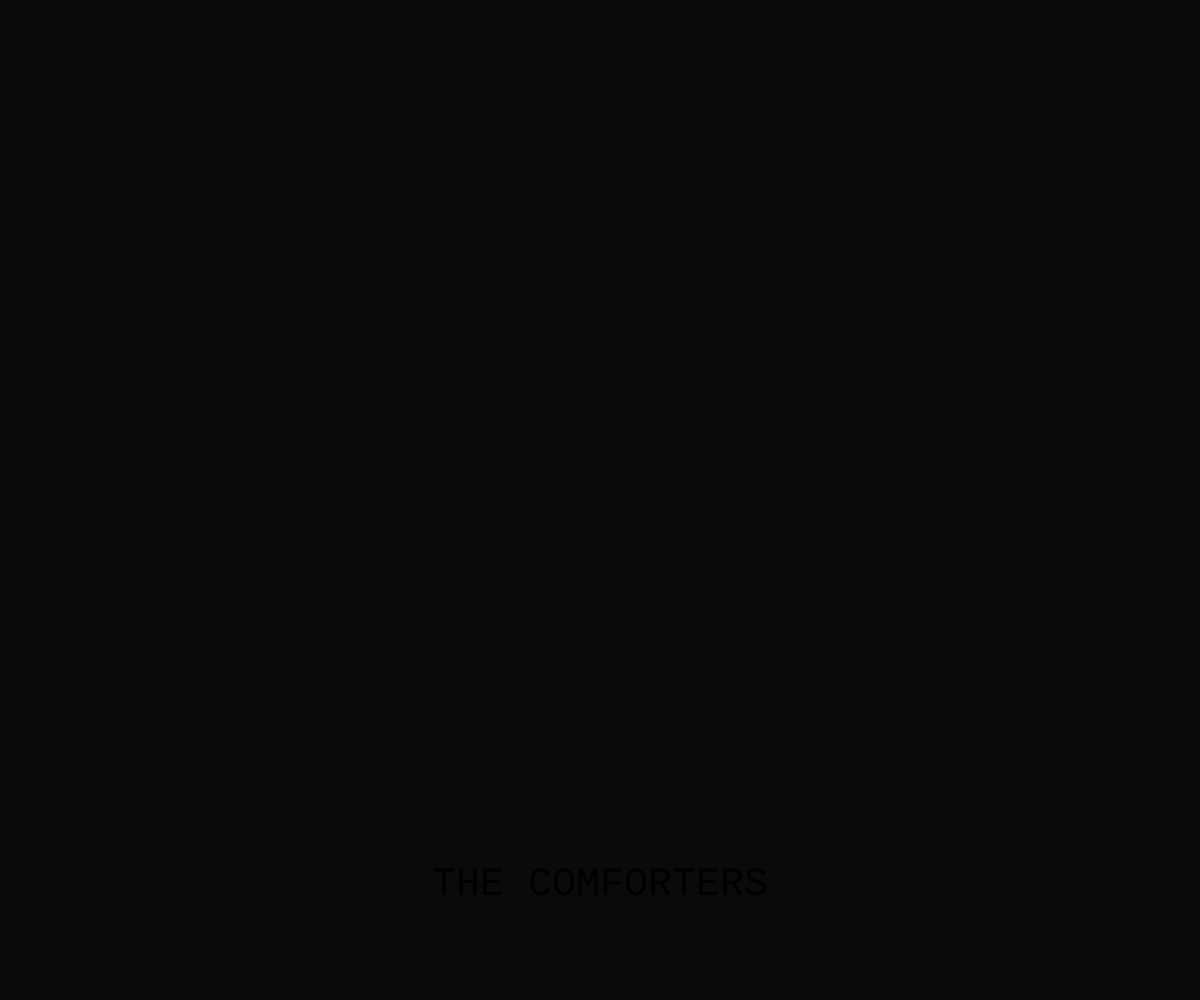
Frame 1 (no input)
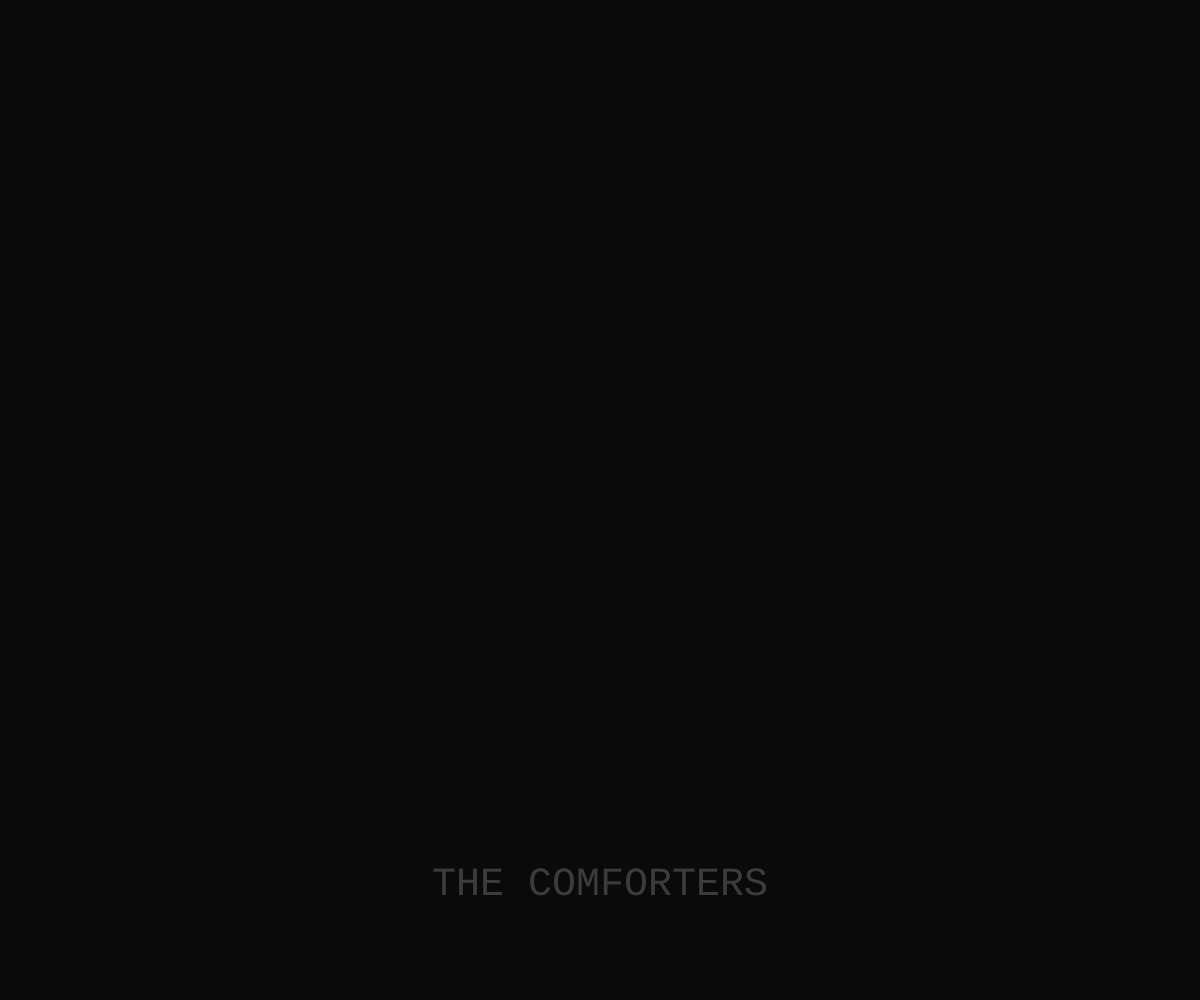
Frame 60 (no input)
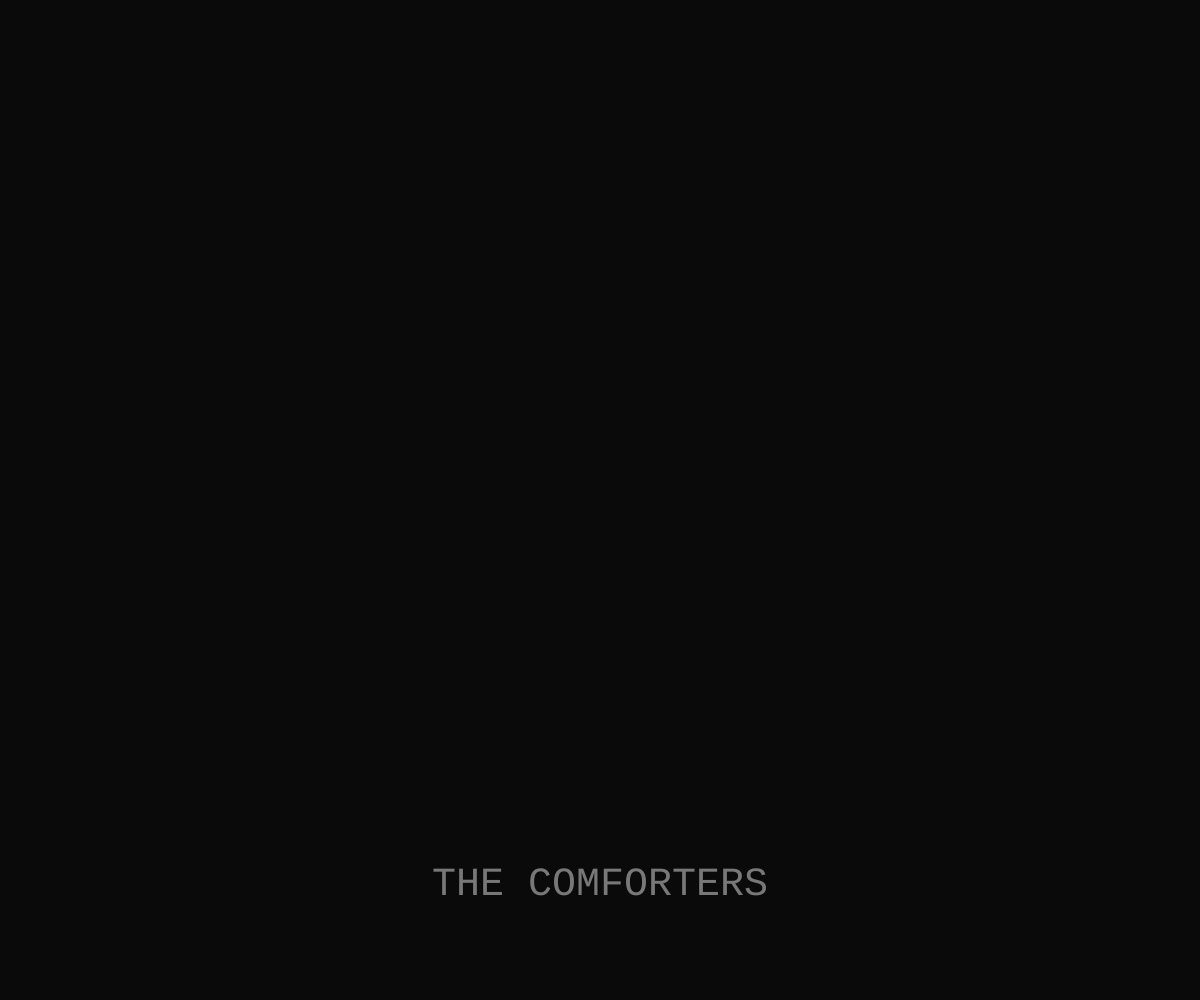
Frame 120 (the mouse pressed at the canvas centre since frame 60)

The p5.js sketch that drew these frames (run headless with seeded random() and noise() and a simulated clock; from frame 60 on, the mouse is pressed at the canvas centre):

// p5.js sketch
// ── sketch.js
var score = [
    
    ['Caroline began to pack her things.', 'She heard loud noises coming from outside her room,', 'again,', 'choice'],
    /* choice1 */ ['so loud she decides to stop and listen;', 'she found her neighbours\' arguments entairtaining.'],
    /* choice2 */ ['but time was running, so she grabbed her notes', 'and left.']
    
]

var choiceScore = ['She stops to listen.', 'She leaves.']
var restScore = [
    [3000, 2000, 100],
    /* choice1 */ [1000, 10000000],
    /* choice2 */ [1000, 10000000]
]

var debugMode = false
if (debugMode) {
    var restScore = [0, 0, 0, 0, 0, 0, 0, 0, 0, 0]
}

var choiceFillR = 100
var choiceFillL = 100
var choice1
var choice2
var choiceMade

var choiceCount = -1
var scoreLine = 0
var scoreCount = 0
var charCount = -1
var hCount = 0

var stopBar = '|'
var stopBarIsLoading = false
var inputAllowed = true

var trsX = 0
var trsY = 0
var yTarget = 0
var textRend = ''
var title = 'THE COMFORTERS'
var titleFill = 0

function setup() {
    createCanvas(windowWidth, windowHeight)
    background(10)
    textSize(20)
    textFont("Courier")
    textAlign(CENTER)
    fill(200)
}

function draw() {
    background(10)
    stopBarAnim()
    if (score[scoreLine][scoreCount] === 'choice') {
        inputAllowed = false
        stopBarIsLoading = true
        choice1 = choiceScore[choiceCount]
        choice2 = choiceScore[choiceCount + 1]
    } else {
        choice1 = ''
        choice2 = ''
    }
    fill(250)
    textSize(40)
    if (frameCount < 240) {
        inputAllowed = false
        titleFill += 1
        fill(titleFill)
        text(title, width/2, height - 80 - (25 * (hCount + 1)))
    } else if (frameCount === 240) {
        inputAllowed = true
    } else {
        text(title, width/2, height - 80 - (25 * (hCount + 1)))
        textSize(20)
        text(textRend + stopBar, width/2, height - 50 - (25 * hCount))
        choiceRender()
    }
}

function windowResized() {
    resizeCanvas(windowWidth, windowHeight)
}


function keyPressed() {
    if (inputAllowed) {
        charCount++
        textRend += score[scoreLine][scoreCount].charAt(charCount)
        if (charCount === score[scoreLine][scoreCount].length - 1) {
            textRend += '\n'
            charCount = -1
            inputAllowed = false
            stopBarIsLoading = true
            setTimeout(function() { 
                inputAllowed = true
                stopBarIsLoading = false
            }, restScore[scoreLine][scoreCount])
            scoreCount++
            hCount++
            if (score[scoreLine][scoreCount] === 'choice') {
                inputAllowed = false
                choiceCount++
            }
        }
    }
    if (score[scoreLine][scoreCount] === 'choice') {
        if (keyCode === RIGHT_ARROW) {
            choiceMade = 'right'
            choiceFillR = 250
            choiceFillL = 100
        }
        if (keyCode === LEFT_ARROW) {
            choiceMade = 'left'
            choiceFillL = 250
            choiceFillR = 100
        }
        if (choiceMade != undefined && keyCode === ENTER) {
            if (choiceMade === 'right') {
                scoreLine += 2
                scoreCount = 0
                inputAllowed = true
                stopBarIsLoading = false
            } else {
                scoreLine++
                scoreCount = 0
                inputAllowed = true
                stopBarIsLoading = false
            }
        }
    }
}

function choiceRender() {
    if (choice1 != undefined && choice2 != undefined) {
        if (score[scoreLine][scoreCount] === 'choice') {
            fill(choiceFillL)
            text(choice1, width/3, height - 25)
            fill(choiceFillR)
            text(choice2, 2*width/3, height - 25)
        }
    }
}

function stopBarAnim() {
    if (stopBarIsLoading) {
        stopBarLoad()
    } else {
        stopBarFlash()
    }
}

function stopBarFlash() {
    if (frameCount % 20 < 10) {
        stopBar = '|'
    } else {
        stopBar = ' '
    }
}

function stopBarLoad() {
    if (frameCount % 20 === 5) {
       stopBar = "\\"
    } else if (frameCount % 20 === 10) {
       stopBar = '|' 
    } else if (frameCount % 20 === 15) {
       stopBar = '/' 
    }else if (frameCount % 20 === 19) {
       stopBar = '-' 
    }
}
// ── scores.js
var debugMode = false
var score = {
    pos: 'root'
    , txt: ['Caroline began to pack her things.', 'She heard loud noises coming from outside her room,', 'again,', 'choice', 'She stops to listen.', 'She leaves']
    , a: {
        pos: 'a'
        , txt: ['loud enough to make her stop and listen.', 'Caroline found her neighbours\' arguments entertaining.', 'There were days when they could go on for hours,', 'about the most insignificant things.', 'They could never seem to just let go.', /* newscene */ 'Caroline ran to find a cab,', 'water splashing on her shoes and dripping down her coat.', 'She had lost far too much time inside.', 'Now it was pouring and she lost her train.', 'There were many miles ahead.', 'Caroline tried to lay her head down', 'even though the driver\'s glances through the mirror made her feel uncofortable.']
        , a: {
            pos: 'aa'
            , txt: ['Fino ad ora hai scelto She stops to listen e a']
            , a: {}
            , b: {}
        }
        , b: {
            pos: 'ab'
            , txt: ['Fino ad ora hai scelto She stops to listen e b']
            , a: {}
            , b: {}
        }
    }
    , b: {
        pos: 'b'
        , txt: ['but time was running, so Caroline grabbed her notes', 'and left.', /* new scene */ 'Her train was right on time.', 'As soon as she took her seat she started drifting:', 'Caroline looked forward to that moment everyday,', 'when she could abandon herself to the sensantions,', 'of her memories,', 'moved uncontrollably,', 'yet so delicate']
        , a: {
            pos: 'ba'
            , txt: ['Fino ad ora hai scelto She leaves e c']
            , a: {}
            , b: {}
        }
        , b: {
            pos: 'bb'
            , txt: ['Fino ad ora hai scelto She leaves e d']
            , a: {}
            , b: {}
        }
    }
}
var restScore = {
    rest: [0, 0, 0]
    , a: {
        rest: []
        , a: {}
        , b: {}
    }
    , b: {
        rest: []
        , a: {}
        , b: {}
    }
}

function loadRestScore() {
    restScore = {
        rest: [luggage.duration() * 1000 - 2000, 1000, 100]
        , a: {
            rest: [ /*choice*/ 100, 1000, 700, 500, 700, 2000, /*newscene*/ 5000, 1000, 1000, 500, 100]
            , a: {}
            , b: {}
        }
        , b: {
            rest: [0, 0]
            , a: {}
            , b: {}
        }
    }
}

var argumentVol = 0
var iter = 0
var autoKey;

function soundScore() {
    var q = globalCharCount
        //console.log(q)
    if (pointer.pos === 'root') {
        switch (true) {
        case (q === 0):
            var roomVol = ((globalCharCount + 1) / title.length)
            roomTone1.loop(0, 1, roomVol, 10, 60)
            break;
        case (q < title.length - 1):
            var roomVol = ((globalCharCount + 1) / title.length) * 2.5
            roomTone1.setVolume(roomVol, 0.10)
            typeSingle.setVolume(random(0.1, 0.8))
            typeSingle.pan(random(-0.8, 0.8))
            break;
        case (q === 14):
            typeSingle.setVolume(0)
            typeBell.setVolume(1)
            typeBell.play()
            foley1.play(0, 1, 0.3)
            break;
        case (q === 48):
            foley1.setVolume(0, 3)
            foley1.pause(3)
            luggage.play(0, 1, 0.4)
            setTimeout(function () {
                foley1.play(0, 1, 0.3)
            }, luggage.duration() * 1000)
            break;
        case (q === 49):
            console.log(pointer.txt[scoreCount])
            var filter = new p5.LowPass()
            filter.freq(500)
            argumentVol = 0
            argument.pan(0.7)
            argument.disconnect()
            argument.connect(filter)
            argument.play(0, 1, argumentVol)
            break;
        case (q > 49 && q < 49 + pointer.txt[scoreCount].length):
            argumentVol = ((globalCharCount - 49) / pointer.txt[scoreCount].length)
            argumentVol = Math.min(Math.max(argumentVol, 0), 0.7)
            argument.setVolume(argumentVol, 0.10)
            break;
        }
    }
    if (pointer.pos === 'a') {
        switch (true) {
        case (q >= (55 + score.txt[1].length + score.a.txt[0].length + score.a.txt[1].length + score.a.txt[2].length + score.a.txt[3].length) && q < (55 + score.txt[1].length + score.a.txt[0].length + score.a.txt[1].length + score.a.txt[2].length + score.a.txt[3].length + score.a.txt[4].length - 1)):
            if (q === (55 + score.txt[1].length + score.a.txt[0].length + score.a.txt[1].length + score.a.txt[2].length + score.a.txt[3].length + score.a.txt[4].length - 20)) {
                autoKey = setInterval(function() {
                    console.log('done')
                    simKeyPressed()
                }, 150)
            }
            if (q === (55 + score.txt[1].length + score.a.txt[0].length + score.a.txt[1].length + score.a.txt[2].length + score.a.txt[3].length + score.a.txt[4].length - 5)) {
                
            }
            iter += 1
            argumentVol += 0.015 * iter
            argument.setVolume(argumentVol, 0.10)
            break;
        case (q === (55 + score.txt[1].length + score.a.txt[0].length + score.a.txt[1].length + score.a.txt[2].length + score.a.txt[3].length + score.a.txt[4].length - 1)):
            console.log('case3')
            clearInterval(autoKey)
            break;
        }
    }
}
